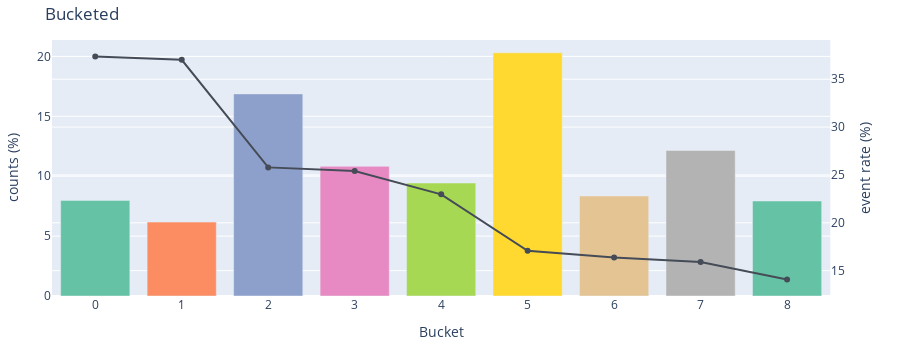

Notebook source saved alongside this figure:
### Code cell
bucketing_process.plot_bucket("LIMIT_BAL")

### Figure 1 — Plotly figure (JSON) as saved in the notebook; plotly's stock layout.template omitted (floating-point values rounded to 4 significant figures)
{"data": [{"marker": {"color": ["rgb(102,194,165)", "rgb(252,141,98)", "rgb(141,160,203)", "rgb(231,138,195)", "rgb(166,216,84)", "rgb(255,217,47)", "rgb(229,196,148)", "rgb(179,179,179)", "rgb(102,194,165)"]}, "name": "counts (%)", "type": "bar", "x": [0, 1, 2, 3, 4, 5, 6, 7, 8], "xaxis": "x", "y": [7.98, 6.17, 16.87, 10.82, 9.43, 20.3, 8.35, 12.15, 7.93], "yaxis": "y"}, {"line": {"color": "#454c57"}, "name": "Event Rate", "type": "scatter", "x": [0, 1, 2, 3, 4, 5, 6, 7, 8], "xaxis": "x", "y": [37.37, 37.03, 25.79, 25.42, 22.97, 17.08, 16.37, 15.91, 14.08], "yaxis": "y2"}], "layout": {"height": 350, "margin": {"b": 20, "l": 20, "r": 20, "t": 40}, "showlegend": false, "title": {"text": "Bucketed"}, "transition": {"duration": 50}, "xaxis": {"anchor": "y", "domain": [0, 0.94], "title": {"text": "Bucket"}, "type": "category"}, "yaxis": {"anchor": "x", "domain": [0, 1], "title": {"text": "counts (%)"}}, "yaxis2": {"anchor": "x", "overlaying": "y", "side": "right", "title": {"text": "event rate (%)"}}}}
